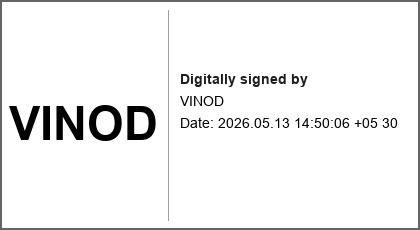
#> input picture test_signature_appearance.png, 420 x 230 px
$ python -i ocr.py   (imports and definitions only)
#> lines starting #> are read from the running program, lines starting #| are printed output that depends on the picture; after the words box and inside, x2 and y2 are one past the last pixel; in counts of white or black regions, pixels touching at a corner belong together
"""OCR service.

Wraps EasyOCR with:
  * Lazy model load (EasyOCR loads ~64 MB on first use; we only pay this once)
  * Light image preprocessing for phone-camera photos
  * A clean run_ocr(image_path) -> str interface

The interface is OCR-engine-agnostic. Swap in Google Vision or Tesseract
later by creating another module that exposes the same `run_ocr`.
"""
from __future__ import annotations

import threading
from pathlib import Path
from typing import TYPE_CHECKING, Optional

import cv2
import numpy as np
from loguru import logger

from app.config import settings

if TYPE_CHECKING:  # avoid importing the heavy module at import time
    import easyocr


_reader_lock = threading.Lock()
_reader: Optional["easyocr.Reader"] = None


# [21 lines left out: function _get_reader, not called in this run]


def _preprocess(image_path: Path) -> np.ndarray:
    """Preprocessing tuned for phone-camera photos of printed LR documents."""
#> called with image_path = '../../test_signature_appearance.png'
    img = cv2.imread(str(image_path))
#> img is the input picture: shape (230, 420, 3); min 0, max 255, mean 241
    if img is None:
        raise ValueError(f"Cannot read image: {image_path}")

    h, w = img.shape[:2]
#> h = 230; w = 420

    # Upscale small images — EasyOCR accuracy drops below ~1500px wide
    min_side = 1800
    if max(h, w) < min_side:
        scale = min_side / max(h, w)
#> scale = 4.29
        img = cv2.resize(img, (int(w * scale), int(h * scale)), interpolation=cv2.INTER_CUBIC)
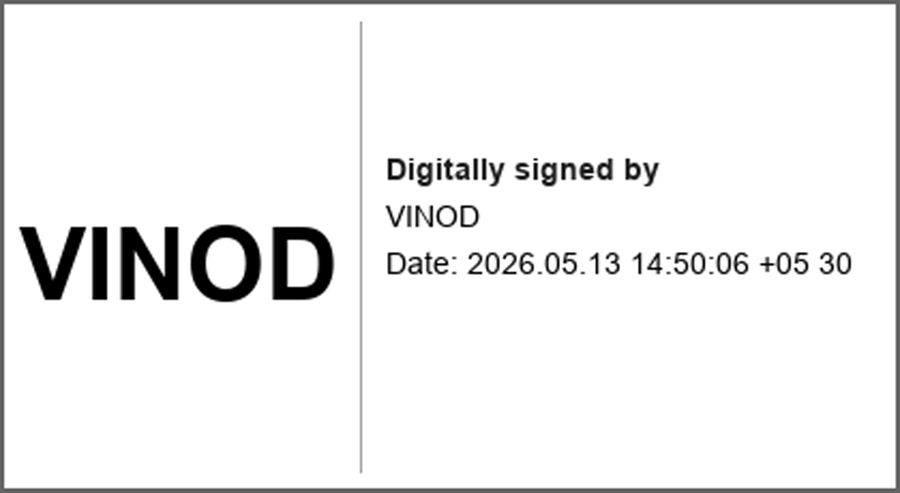
#> img: shape (985, 1800, 3) (shown at 1/2 size); min 0, max 255, mean 240.7

    # Downscale only if extremely large (>4000px) to keep memory reasonable
    h, w = img.shape[:2]
#> h = 985; w = 1800
    if max(h, w) > 4000:
        scale = 4000.0 / max(h, w)
        img = cv2.resize(img, (int(w * scale), int(h * scale)), interpolation=cv2.INTER_AREA)

    gray = cv2.cvtColor(img, cv2.COLOR_BGR2GRAY)

    # Boost contrast with CLAHE (handles uneven lighting from phone flash)
    clahe = cv2.createCLAHE(clipLimit=2.0, tileGridSize=(8, 8))
    gray = clahe.apply(gray)

    # Denoise before thresholding
    gray = cv2.fastNlMeansDenoising(gray, h=15)

    # Adaptive threshold — much better than global for printed docs under variable lighting
    gray = cv2.adaptiveThreshold(
        gray, 255,
        cv2.ADAPTIVE_THRESH_GAUSSIAN_C,
        cv2.THRESH_BINARY,
        blockSize=31,
        C=15,
    )
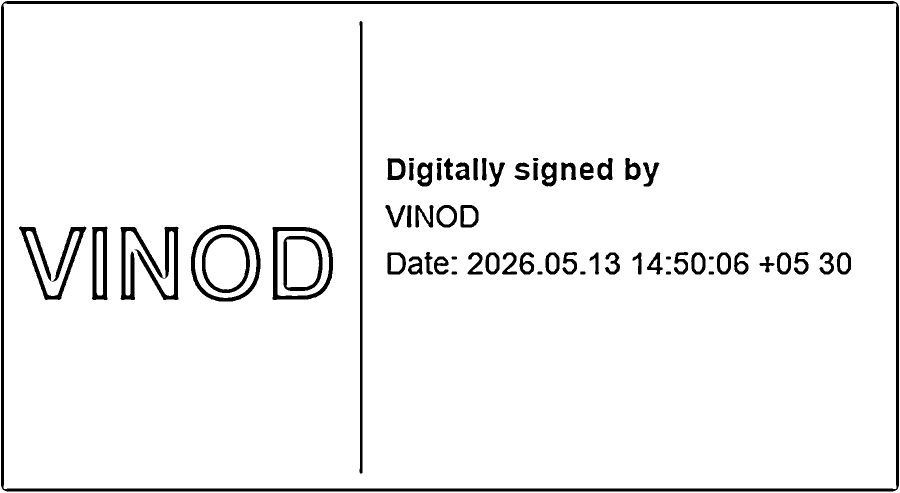
#> gray: shape (985, 1800) (shown at 1/2 size); 94.9% white; 65 black regions, largest, box (x1, y1, x2, y2) and area: (2, 2, 1798, 983) 32962, (241, 453, 357, 600) 6085, (38, 453, 173, 600) 4550

    return gray


# [24 lines left out: function run_ocr, not called in this run]

>>> result = _preprocess('../../test_signature_appearance.png')
